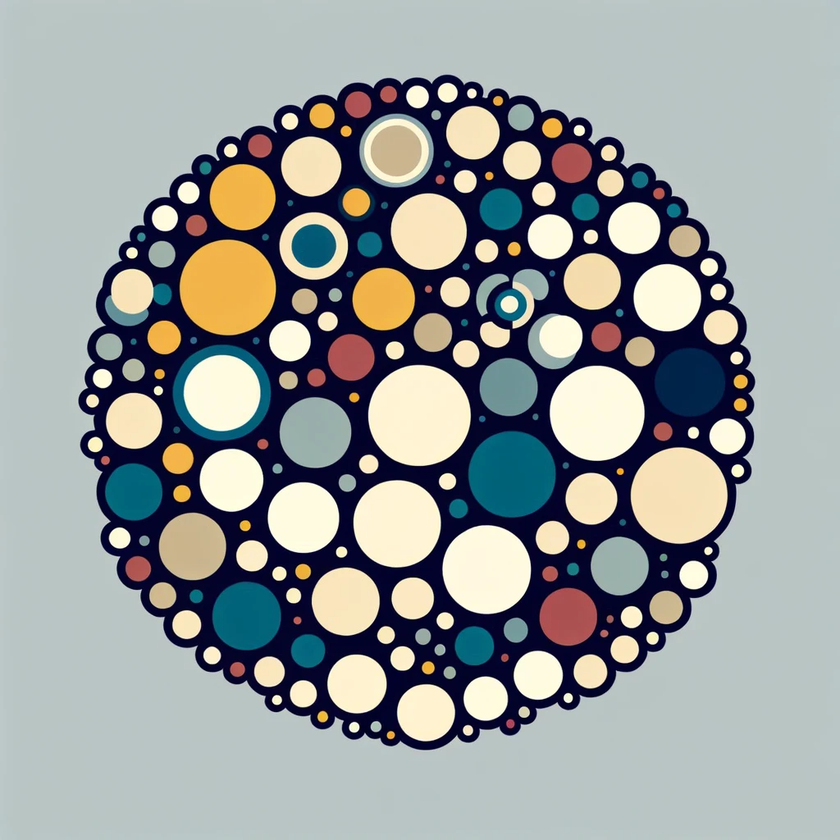
#> input picture DALL·E 2023-12-27 05.50.31 - A simple image featuring multiple circles of various sizes and colors on a plain background. The circles should be clearly visible and distinct, ideal.png, 840 x 840 px, shrunk from 1024 x 1024 before the run, found by its file name
$ jupyter execute semi_supervised_learning.ipynb
#> lines starting #> are read from the running program, lines starting #| are printed output that depends on the picture; after the words box and inside, x2 and y2 are one past the last pixel; in counts of white or black regions, pixels touching at a corner belong together
# 半教師あり学習（Semi-Supervised Learning）

半教師あり学習は、**ラベル付きデータ**（教師ありデータ）と**ラベルなしデータ**の両方を使用する機械学習手法です。この手法は、ラベル付きデータが限られている場合に、大量のラベルなしデータを活用して効果的なモデルを構築するのに特に有効です。

## 主な特徴

- **ラベル付きデータとラベルなしデータの利用**: ラベル付きデータは限られているが、ラベルなしデータは豊富に存在する場合に有効。
- **データの特徴抽出**: ラベルなしデータを使用してデータの潜在的な構造やパターンを学習。
- **コスト効率**: ラベル付けにかかる時間とコストを節約しつつ、モデルの性能向上が期待できる。
- **幅広い応用可能性**: 自然言語処理、画像認識、音声認識など多岐にわたる。

## アプローチ

1. **自己学習（Self-training）**:
   モデルが最初にラベル付きデータで学習し、その後ラベルなしデータに対して予測を行い、自信のある予測を新たなラベル付きデータとして使用。

2. **生成モデル**:
   ラベルなしデータを使用してデータの分布を学習し、その知識を分類問題に応用。

3. **グラフベースの手法**:
   データ点間の類似性をグラフで表現し、ラベル伝播を通じてラベルなしデータにラベルを割り当てる。

4. **半教師ありサポートベクターマシン（SVM）**:
   伝統的なサポートベクターマシンを拡張し、ラベルなしデータを境界決定に利用。

半教師あり学習は、特にラベル付きデータが少ないが、大量のラベルなしデータが存在する状況で有効です。

[cell 1]
from sklearn import datasets
from sklearn.model_selection import train_test_split
from sklearn.semi_supervised import SelfTrainingClassifier
from sklearn.svm import SVC
from sklearn.metrics import accuracy_score

# MNISTデータセットの読み込み
digits = datasets.load_digits()
X, y = digits.data, digits.target

# データセットをラベル付きとラベルなしに分割
X_labeled, X_unlabeled, y_labeled, y_unlabeled = train_test_split(X, y, test_size=0.9, random_state=42)

# ラベルなしデータのラベルを-1に設定
y_unlabeled = [-1 for _ in y_unlabeled]

# ラベル付きとラベルなしデータの結合
X_combined = X_labeled.tolist() + X_unlabeled.tolist()
y_combined = y_labeled.tolist() + y_unlabeled

# 自己学習モデルの作成
base_classifier = SVC(probability=True, gamma=0.001)
self_training_model = SelfTrainingClassifier(base_classifier)

# モデルの学習
self_training_model.fit(X_combined, y_combined)

# テストデータで評価
X_train, X_test, y_train, y_test = train_test_split(X, y, test_size=0.2, random_state=42)
y_pred = self_training_model.predict(X_test)
accuracy = accuracy_score(y_test, y_pred)
print(f"Accuracy: {accuracy}")

[cell 2]
# 必要なライブラリのインポート
import matplotlib.pyplot as plt

# MNISTデータセットのサンプル画像を表示する関数
def plot_digits(images, labels, nrows=2, ncols=5):
#> called with labels = array of shape (179,), nrows = 2, ncols = 5
    plt.figure(figsize=(10, 4))
    for i in range(nrows * ncols):
        plt.subplot(nrows, ncols, i + 1)
        plt.imshow(images[i].reshape(8, 8), cmap=plt.cm.gray_r)
        plt.title(f'Label: {labels[i]}')
        plt.axis('off')
    plt.tight_layout()
    plt.show()
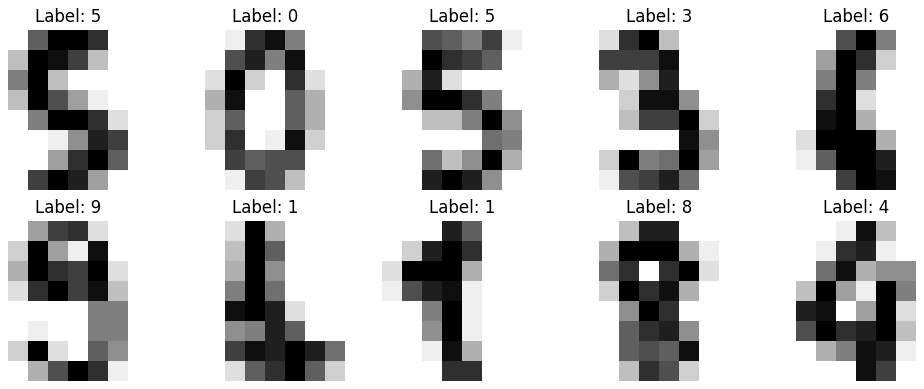
#> figure drawn by matplotlib, 10 panels

# ラベル付きデータのサンプル画像を表示
plot_digits(X_labeled, y_labeled)

# ここに前述のモデル学習のコードを挿入

# テストデータの予測結果を表示
y_pred = self_training_model.predict(X_test)
plot_digits(X_test, y_pred)
#> call 2 of plot_digits, with labels = array of shape (360,), nrows = 2, ncols = 5
#> in plot_digits (call 2), `plt.show()`:
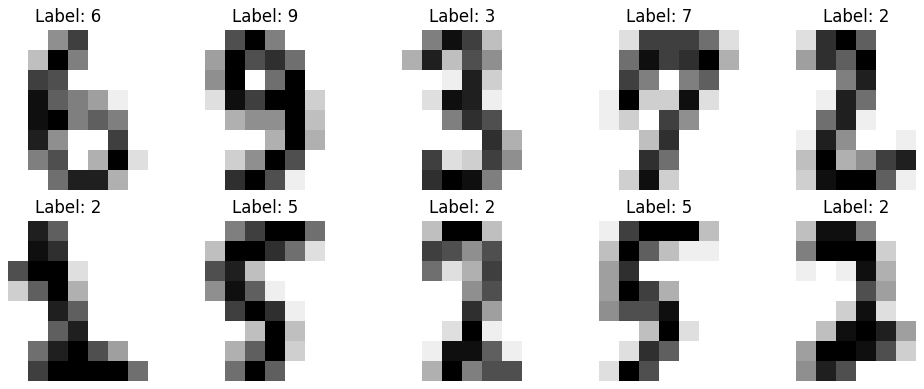
#> figure drawn by matplotlib, 10 panels

[cell 3]
import cv2
import numpy as np
import matplotlib.pyplot as plt

# 画像の読み込み（先に生成した画像ファイルのパスに置き換えてください）
image_path = '/Users/kimuratoshiyuki/Dropbox/Python/stats/DALL·E 2023-12-27 05.50.31 - A simple image featuring multiple circles of various sizes and colors on a plain background. The circles should be clearly visible and distinct, ideal.png'
original_image = cv2.imread(image_path)
#> original_image is the input picture: shape (840, 840, 3); mean B, G, R 155, 155.3, 150.3
image = original_image.copy()

# グレースケールに変換
gray = cv2.cvtColor(image, cv2.COLOR_BGR2GRAY)
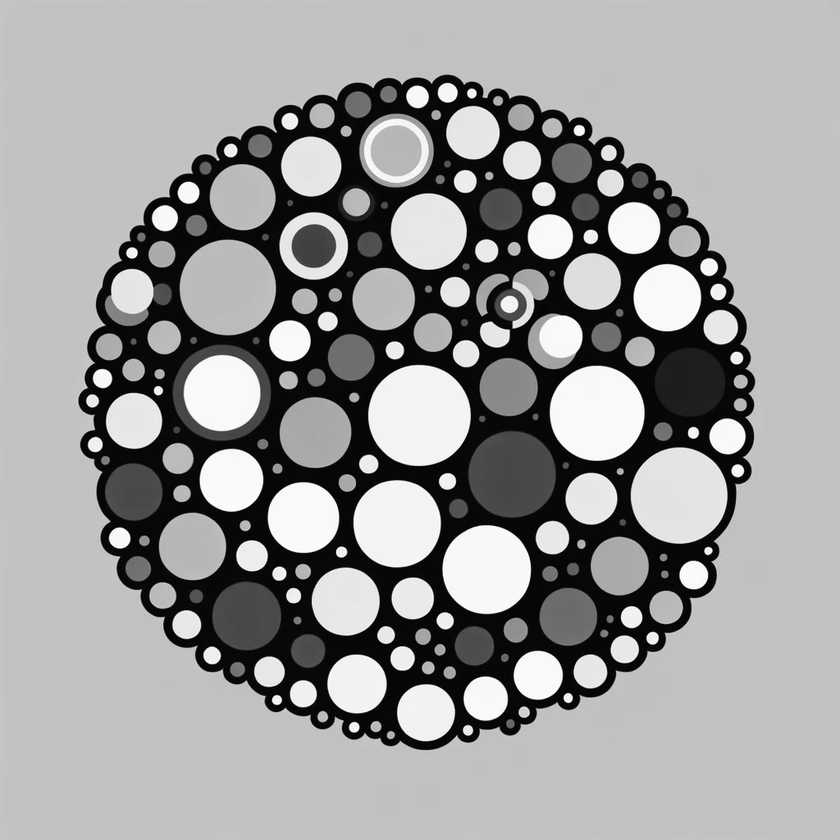
#> gray: shape (840, 840); min 0, max 255, mean 153.6

# ガウシアンブラーを適用
gray_blurred = cv2.GaussianBlur(gray, (9, 9), 0)
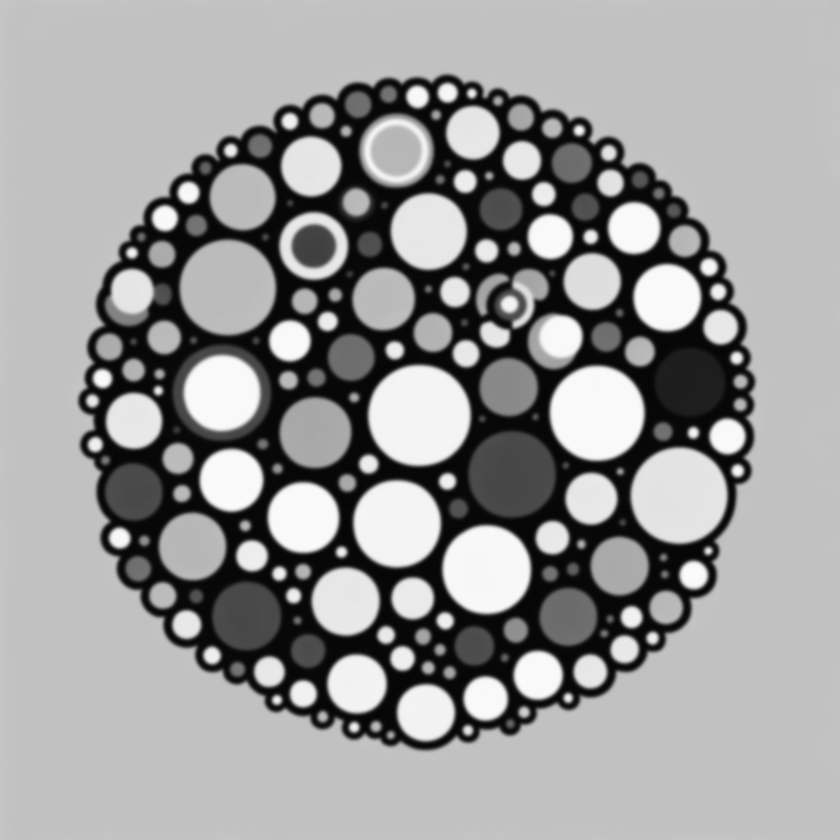
#> gray_blurred: shape (840, 840); min 5, max 251, mean 153.6

# Hough変換を使用して円を検出
circles = cv2.HoughCircles(gray_blurred, cv2.HOUGH_GRADIENT, 1, 20, param1=50, param2=30, minRadius=0, maxRadius=0)
#> circles = 634 rows, first 8: [423.5, 405.5, 329.5], [403.5, 411.5, 319.5], [445.5, 428.5, 307.8], [419.5, 432.5, 313.7], [437.5, 388.5, 305.9], [416.5, 385.5, 309.2], [446.5, 406.5, 305.4], [678.5, 495.5, 47.9]

# 検出された円を描画
if circles is not None:
    circles = np.uint16(np.around(circles))
#> circles = 634 rows, first 8: [424, 406, 330], [404, 412, 320], [446, 428, 308], [420, 432, 314], [438, 388, 306], [416, 386, 309], [446, 406, 305], [678, 496, 48]
    for i in circles[0, :]:
        # 円の中心
        center = (i[0], i[1])
        # 円の半径
        radius = i[2]
        # 円の中心を描画
        cv2.circle(image, center, 1, (0, 255, 0), 3)
        # 円の外周を描画
        cv2.circle(image, center, radius, (255, 0, 0), 3)
#> this loop made 634 passes
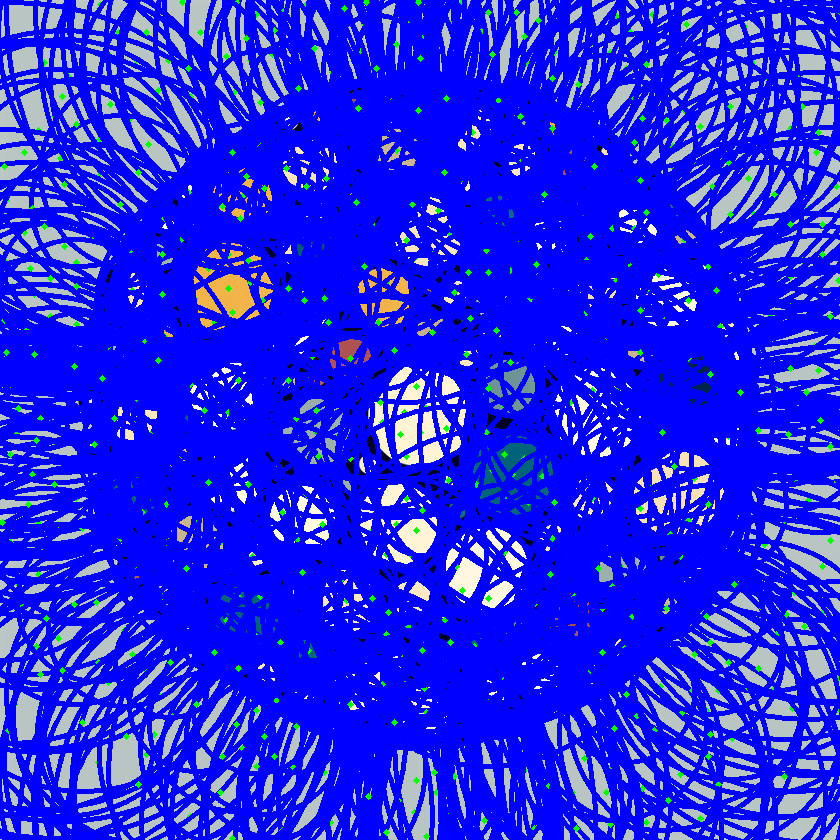
#> image: shape (840, 840, 3); mean B, G, R 240, 36.3, 32.1

# 元の画像と処理後の画像を並べて表示
plt.figure(figsize=(12, 6))
plt.subplot(1, 2, 1)
plt.imshow(cv2.cvtColor(original_image, cv2.COLOR_BGR2RGB))
plt.title("Original Image")
plt.axis("off")

plt.subplot(1, 2, 2)
plt.imshow(cv2.cvtColor(image, cv2.COLOR_BGR2RGB))
plt.title("Image with Detected Circles")
plt.axis("off")

plt.show()
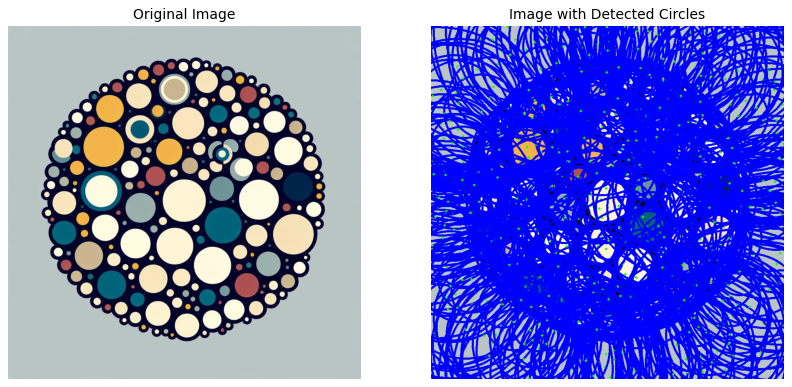
#> figure drawn by matplotlib, 2 panels

## 修正後

[cell 4]
import cv2
import numpy as np
import matplotlib.pyplot as plt

# 画像の読み込み
image_path = '/Users/kimuratoshiyuki/Dropbox/Python/stats/DALL·E 2023-12-27 05.50.31 - A simple image featuring multiple circles of various sizes and colors on a plain background. The circles should be clearly visible and distinct, ideal.png'
original_image = cv2.imread(image_path)
image = original_image.copy()

# グレースケールに変換
gray = cv2.cvtColor(image, cv2.COLOR_BGR2GRAY)

# ガウシアンブラーを適用
gray_blurred = cv2.GaussianBlur(gray, (9, 9), 0)

'''
cv2.HoughCircles関数を使用して円を検出します。

- gray_blurred: ガウシアンブラーを適用した後のグレースケール画像
- cv2.HOUGH_GRADIENT: Hough変換の勾配法を使用することを示す
- 1: dp, 画像解像度に対する逆比率。'1'は入力画像と同じ解像度。
- 20: minDist, 検出される円の中心間の最小距離。
- param1=100: Cannyエッジ検出器の高閾値。
- param2=30: アキュムレータ配列の閾値。大きい値ほど、強い円のみ検出。
- minRadius=1: 検出する円の最小半径。
- maxRadius=100: 検出する円の最大半径。
'''
circles = cv2.HoughCircles(gray_blurred, cv2.HOUGH_GRADIENT, 1, 20,
                           param1=100, param2=30, minRadius=1, maxRadius=100)
#> circles = 121 rows, first 8: [418.5, 415.5, 50.7], [678.5, 495.5, 47.9], [221.5, 392.5, 48.2], [596.5, 412.5, 47], [396.5, 523.5, 43.3], [428.5, 231.5, 37.9], [227.5, 287.5, 47.6], [313.5, 245.5, 33.6]

# 検出された円を描画
if circles is not None:
    circles = np.uint16(np.around(circles))
#> circles = 121 rows, first 8: [418, 416, 51], [678, 496, 48], [222, 392, 48], [596, 412, 47], [396, 524, 43], [428, 232, 38], [228, 288, 48], [314, 246, 34]
    for i in circles[0, :]:
        # 円の中心
        center = (i[0], i[1])
        # 円の半径
        radius = i[2]
        # 円の中心を描画
        cv2.circle(image, center, 1, (0, 255, 0), 3)
        # 円の外周を描画
        cv2.circle(image, center, radius, (255, 0, 0), 3)
#> this loop made 121 passes
#> (center, radius) on passes 1 to 12: ((418, 416), 51), ((678, 496), 48), ((222, 392), 48), ((596, 412), 47), ((396, 524), 43), ((428, 232), 38), ((228, 288), 48), ((314, 246), 34), ((246, 616), 34), ((486, 568), 44), ((356, 684), 30), ((192, 546), 33)
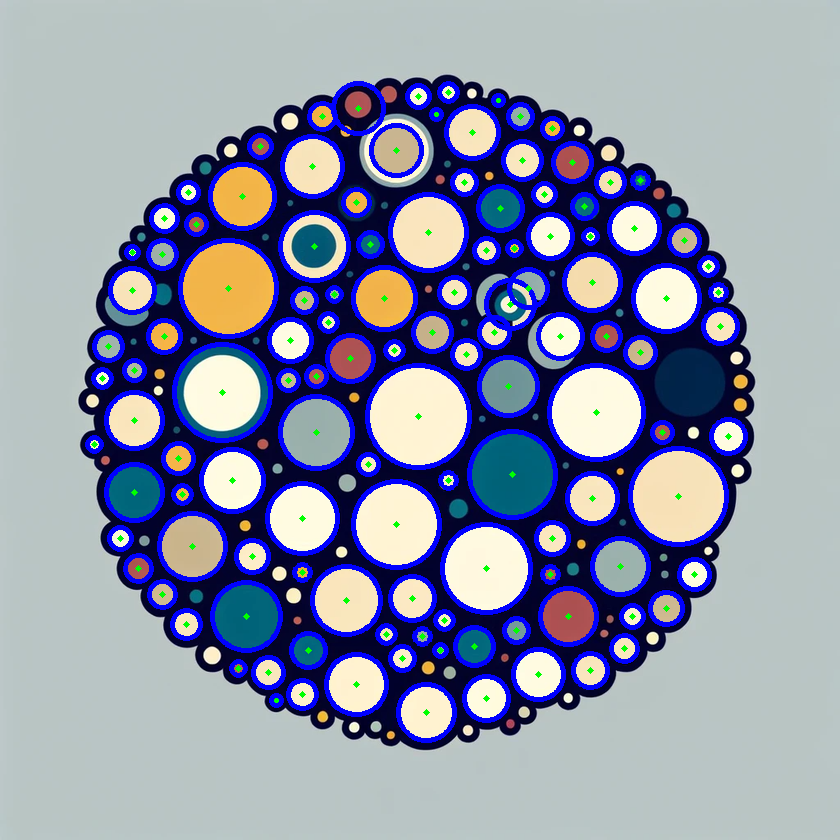
#> image: shape (840, 840, 3); 10.42% of pixels changed, all inside (x1, y1, x2, y2) = (85, 81, 748, 743)

# 元の画像と処理後の画像を並べて表示する関数
def show_images(original, detected):
    plt.figure(figsize=(14, 7))
    plt.subplot(1, 2, 1)
    plt.imshow(cv2.cvtColor(original, cv2.COLOR_BGR2RGB))
    plt.title('Original Image')
    plt.axis('off')

    plt.subplot(1, 2, 2)
    plt.imshow(cv2.cvtColor(detected, cv2.COLOR_BGR2RGB))
    plt.title('Image with Detected Circles')
    plt.axis('off')

    plt.show()
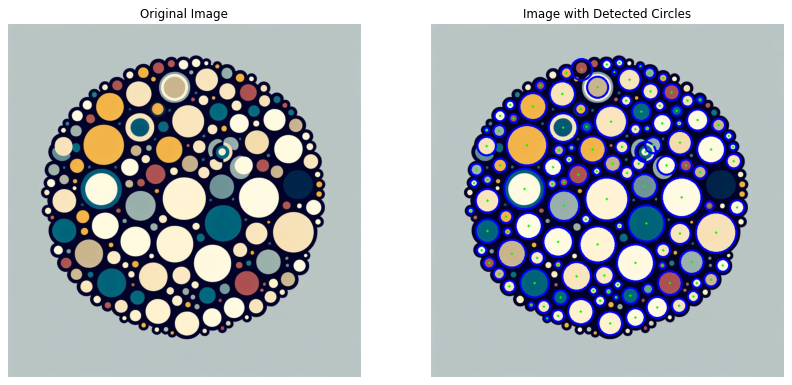
#> figure drawn by matplotlib, 2 panels

# 画像を表示
show_images(original_image, image)
